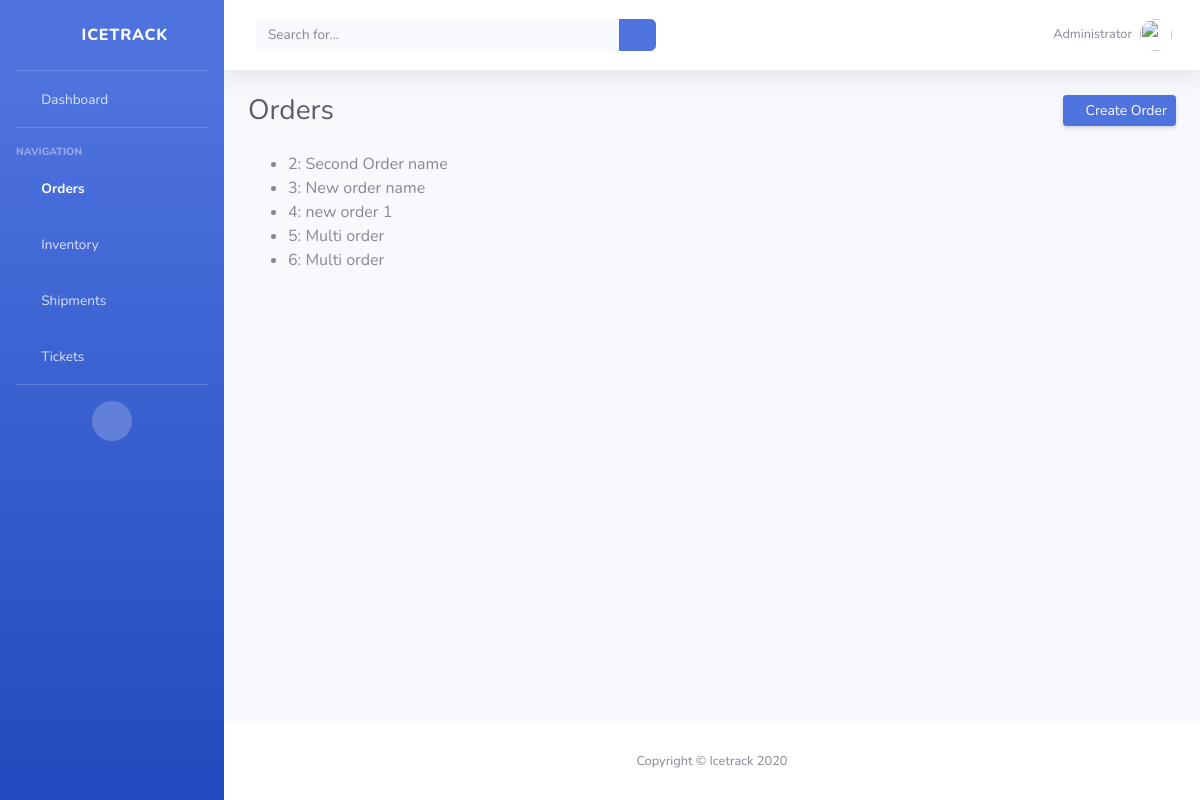
/orders/, run on an earlier commit of the app's database.
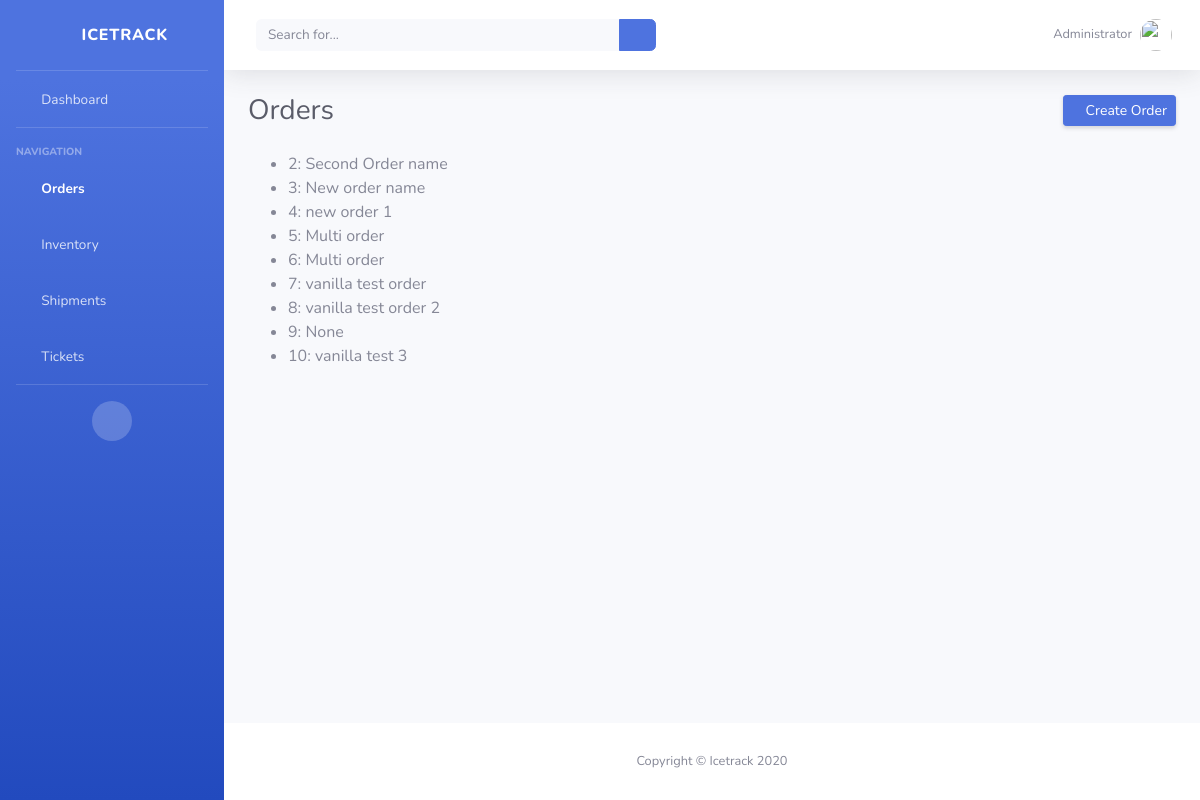
And on a later commit of the database.
### icetrack/models.py (models this page shows, shortened)
class Order(models.Model):
    STATUS_CHOICES = [
        ('Placed', 'Placed'),
        ('Fulfilled', 'Fulfilled'),
        ('Canceled', 'Canceled'),
    ]
    name = models.CharField(max_length=50, blank=True, null=True)
    items = models.ManyToManyField('Inventory', blank=True, through='OrderItem')
    location = models.CharField(max_length=50, blank=True, null=True)
    status = models.CharField(max_length=10, choices=STATUS_CHOICES, default='Placed')
    is_express_shipping = models.BooleanField(default=False, blank=True, null=True)
    order_date = models.DateTimeField(auto_now_add=True, auto_now=False)
    shipped_date = models.DateTimeField(blank=True, null=True, auto_now_add=False, auto_now=False)

### icetrack/views.py (the view)
# urls.py: path('orders/', OrdersPageView.as_view(), name="orders"),
class OrdersPageView(ListView):
    model = Order
    template_name = 'orders.html'
    context_object_name = 'all_orders_list'

### templates/orders.html (shortened to what this page needs)
{% extends 'base.html' %}
{% block content%}
<div class="container-fluid">
    <div class="d-sm-flex align-items-center justify-content-between mb-4">
        <h1 class="h3 mb-0 text-gray-800">Orders</h1>
        <a href="{% url 'create_order' %}" class="d-none d-sm-inline-block btn btn-sm btn-primary shadow-sm"><i class="fas fa-plus fa-sm text-white-50"></i> Create Order</a>
    </div>
    <ul>
        {% for order in all_orders_list %}
            <li>{{ order.id }}: {{ order.name }}</li>
        {% endfor %}
    </ul>
</div>
{% endblock content %}

What changed in the data, as far as the page shows it:
added Order: id "7", name "vanilla test order"
added Order: id "8", name "vanilla test order 2"
added Order: id "9", name "None"
added Order: id "10", name "vanilla test 3"
